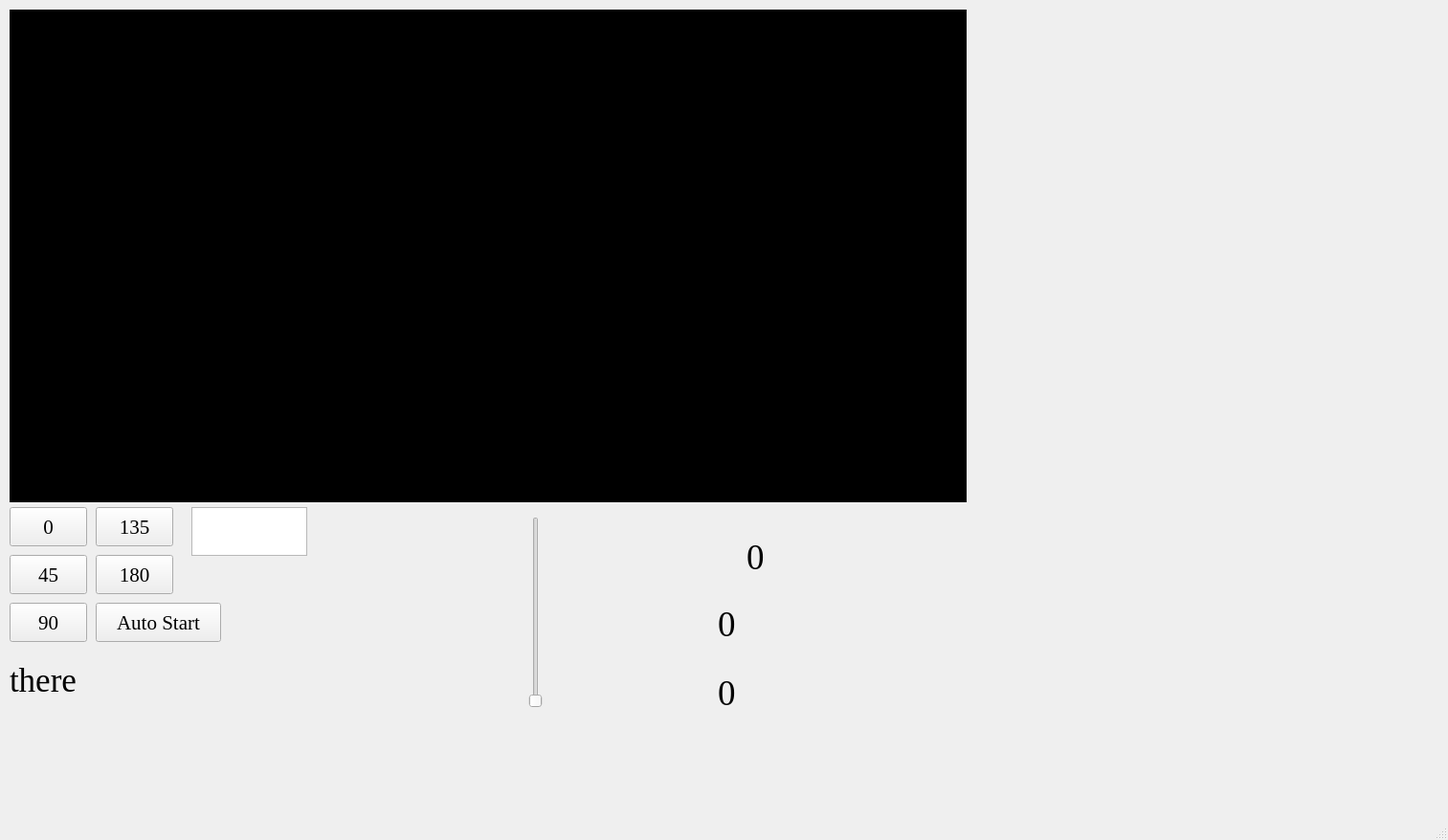
<?xml version="1.0" encoding="UTF-8"?>
<ui version="4.0">
 <class>MainWindow</class>
 <widget class="QMainWindow" name="MainWindow">
  <property name="geometry">
   <rect>
    <x>0</x>
    <y>0</y>
    <width>1513</width>
    <height>878</height>
   </rect>
  </property>
  <property name="windowTitle">
   <string>MainWindow</string>
  </property>
  <widget class="QWidget" name="centralwidget">
   <widget class="QLabel" name="heightLabel">
    <property name="geometry">
     <rect>
      <x>750</x>
      <y>700</y>
      <width>271</width>
      <height>51</height>
     </rect>
    </property>
    <property name="font">
     <font>
      <family>Times New Roman</family>
      <pointsize>28</pointsize>
     </font>
    </property>
    <property name="text">
     <string>&lt;html&gt;&lt;head/&gt;&lt;body&gt;&lt;p&gt;0&lt;/p&gt;&lt;/body&gt;&lt;/html&gt;</string>
    </property>
   </widget>
   <widget class="QSlider" name="verticalSlider">
    <property name="geometry">
     <rect>
      <x>510</x>
      <y>540</y>
      <width>100</width>
      <height>200</height>
     </rect>
    </property>
    <property name="minimumSize">
     <size>
      <width>100</width>
      <height>200</height>
     </size>
    </property>
    <property name="font">
     <font>
      <family>Arial</family>
     </font>
    </property>
    <property name="layoutDirection">
     <enum>Qt::LeftToRight</enum>
    </property>
    <property name="maximum">
     <number>180</number>
    </property>
   </widget>
   <widget class="QPushButton" name="button90">
    <property name="geometry">
     <rect>
      <x>10</x>
      <y>630</y>
      <width>81</width>
      <height>41</height>
     </rect>
    </property>
    <property name="font">
     <font>
      <family>Times New Roman</family>
      <pointsize>16</pointsize>
     </font>
    </property>
    <property name="text">
     <string>90</string>
    </property>
   </widget>
   <widget class="QPushButton" name="button135">
    <property name="geometry">
     <rect>
      <x>100</x>
      <y>530</y>
      <width>81</width>
      <height>41</height>
     </rect>
    </property>
    <property name="font">
     <font>
      <family>Times New Roman</family>
      <pointsize>16</pointsize>
     </font>
    </property>
    <property name="text">
     <string>135</string>
    </property>
   </widget>
   <widget class="QPushButton" name="button0">
    <property name="geometry">
     <rect>
      <x>10</x>
      <y>530</y>
      <width>81</width>
      <height>41</height>
     </rect>
    </property>
    <property name="font">
     <font>
      <family>Times New Roman</family>
      <pointsize>16</pointsize>
     </font>
    </property>
    <property name="text">
     <string>0</string>
    </property>
   </widget>
   <widget class="QPushButton" name="button_auto">
    <property name="geometry">
     <rect>
      <x>100</x>
      <y>630</y>
      <width>131</width>
      <height>41</height>
     </rect>
    </property>
    <property name="font">
     <font>
      <family>Times New Roman</family>
      <pointsize>16</pointsize>
     </font>
    </property>
    <property name="text">
     <string>Auto Start</string>
    </property>
   </widget>
   <widget class="QLabel" name="angleLabel">
    <property name="geometry">
     <rect>
      <x>780</x>
      <y>560</y>
      <width>721</width>
      <height>45</height>
     </rect>
    </property>
    <property name="maximumSize">
     <size>
      <width>1000</width>
      <height>45</height>
     </size>
    </property>
    <property name="font">
     <font>
      <family>Times New Roman</family>
      <pointsize>28</pointsize>
     </font>
    </property>
    <property name="autoFillBackground">
     <bool>false</bool>
    </property>
    <property name="text">
     <string>0</string>
    </property>
   </widget>
   <widget class="QPushButton" name="button180">
    <property name="geometry">
     <rect>
      <x>100</x>
      <y>580</y>
      <width>81</width>
      <height>41</height>
     </rect>
    </property>
    <property name="font">
     <font>
      <family>Times New Roman</family>
      <pointsize>16</pointsize>
     </font>
    </property>
    <property name="text">
     <string>180</string>
    </property>
   </widget>
   <widget class="QTextEdit" name="textEdit">
    <property name="geometry">
     <rect>
      <x>200</x>
      <y>530</y>
      <width>121</width>
      <height>51</height>
     </rect>
    </property>
    <property name="font">
     <font>
      <family>Times New Roman</family>
      <pointsize>18</pointsize>
     </font>
    </property>
   </widget>
   <widget class="QLabel" name="detectionStatusLabel">
    <property name="geometry">
     <rect>
      <x>10</x>
      <y>690</y>
      <width>471</width>
      <height>41</height>
     </rect>
    </property>
    <property name="font">
     <font>
      <family>Times New Roman</family>
      <pointsize>26</pointsize>
      <bold>false</bold>
     </font>
    </property>
    <property name="text">
     <string>there</string>
    </property>
   </widget>
   <widget class="QGraphicsView" name="graphicsView">
    <property name="geometry">
     <rect>
      <x>10</x>
      <y>10</y>
      <width>1000</width>
      <height>515</height>
     </rect>
    </property>
    <property name="minimumSize">
     <size>
      <width>1000</width>
      <height>515</height>
     </size>
    </property>
    <property name="maximumSize">
     <size>
      <width>1000</width>
      <height>515</height>
     </size>
    </property>
    <property name="palette">
     <palette>
      <active>
       <colorrole role="WindowText">
        <brush brushstyle="SolidPattern">
         <color alpha="255">
          <red>255</red>
          <green>255</green>
          <blue>255</blue>
         </color>
        </brush>
       </colorrole>
       <colorrole role="Button">
        <brush brushstyle="SolidPattern">
         <color alpha="255">
          <red>0</red>
          <green>0</green>
          <blue>0</blue>
         </color>
        </brush>
       </colorrole>
       <colorrole role="Light">
        <brush brushstyle="SolidPattern">
         <color alpha="255">
          <red>0</red>
          <green>0</green>
          <blue>0</blue>
         </color>
        </brush>
       </colorrole>
       <colorrole role="Midlight">
        <brush brushstyle="SolidPattern">
         <color alpha="255">
          <red>0</red>
          <green>0</green>
          <blue>0</blue>
         </color>
        </brush>
       </colorrole>
       <colorrole role="Dark">
        <brush brushstyle="SolidPattern">
         <color alpha="255">
          <red>0</red>
          <green>0</green>
          <blue>0</blue>
         </color>
        </brush>
       </colorrole>
       <colorrole role="Mid">
        <brush brushstyle="SolidPattern">
         <color alpha="255">
          <red>0</red>
          <green>0</green>
          <blue>0</blue>
         </color>
        </brush>
       </colorrole>
       <colorrole role="Text">
        <brush brushstyle="SolidPattern">
         <color alpha="255">
          <red>255</red>
          <green>255</green>
          <blue>255</blue>
         </color>
        </brush>
       </colorrole>
       <colorrole role="BrightText">
        <brush brushstyle="SolidPattern">
         <color alpha="255">
          <red>255</red>
          <green>255</green>
          <blue>255</blue>
         </color>
        </brush>
       </colorrole>
       <colorrole role="ButtonText">
        <brush brushstyle="SolidPattern">
         <color alpha="255">
          <red>255</red>
          <green>255</green>
          <blue>255</blue>
         </color>
        </brush>
       </colorrole>
       <colorrole role="Base">
        <brush brushstyle="SolidPattern">
         <color alpha="255">
          <red>0</red>
          <green>0</green>
          <blue>0</blue>
         </color>
        </brush>
       </colorrole>
       <colorrole role="Window">
        <brush brushstyle="SolidPattern">
         <color alpha="255">
          <red>0</red>
          <green>0</green>
          <blue>0</blue>
         </color>
        </brush>
       </colorrole>
       <colorrole role="Shadow">
        <brush brushstyle="SolidPattern">
         <color alpha="255">
          <red>0</red>
          <green>0</green>
          <blue>0</blue>
         </color>
        </brush>
       </colorrole>
       <colorrole role="AlternateBase">
        <brush brushstyle="SolidPattern">
         <color alpha="255">
          <red>0</red>
          <green>0</green>
          <blue>0</blue>
         </color>
        </brush>
       </colorrole>
       <colorrole role="ToolTipBase">
        <brush brushstyle="SolidPattern">
         <color alpha="255">
          <red>255</red>
          <green>255</green>
          <blue>220</blue>
         </color>
        </brush>
       </colorrole>
       <colorrole role="ToolTipText">
        <brush brushstyle="SolidPattern">
         <color alpha="255">
          <red>0</red>
          <green>0</green>
          <blue>0</blue>
         </color>
        </brush>
       </colorrole>
       <colorrole role="PlaceholderText">
        <brush brushstyle="SolidPattern">
         <color alpha="127">
          <red>255</red>
          <green>255</green>
          <blue>255</blue>
         </color>
        </brush>
       </colorrole>
       <colorrole role="Accent">
        <brush brushstyle="SolidPattern">
         <color alpha="255">
          <red>0</red>
          <green>0</green>
          <blue>0</blue>
         </color>
        </brush>
       </colorrole>
      </active>
      <inactive>
       <colorrole role="WindowText">
        <brush brushstyle="SolidPattern">
         <color alpha="255">
          <red>255</red>
          <green>255</green>
          <blue>255</blue>
         </color>
        </brush>
       </colorrole>
       <colorrole role="Button">
        <brush brushstyle="SolidPattern">
         <color alpha="255">
          <red>0</red>
          <green>0</green>
          <blue>0</blue>
         </color>
        </brush>
       </colorrole>
       <colorrole role="Light">
        <brush brushstyle="SolidPattern">
         <color alpha="255">
          <red>0</red>
          <green>0</green>
          <blue>0</blue>
         </color>
        </brush>
       </colorrole>
       <colorrole role="Midlight">
        <brush brushstyle="SolidPattern">
         <color alpha="255">
          <red>0</red>
          <green>0</green>
          <blue>0</blue>
         </color>
        </brush>
       </colorrole>
       <colorrole role="Dark">
        <brush brushstyle="SolidPattern">
         <color alpha="255">
          <red>0</red>
          <green>0</green>
          <blue>0</blue>
         </color>
        </brush>
       </colorrole>
       <colorrole role="Mid">
        <brush brushstyle="SolidPattern">
         <color alpha="255">
          <red>0</red>
          <green>0</green>
          <blue>0</blue>
         </color>
        </brush>
       </colorrole>
       <colorrole role="Text">
        <brush brushstyle="SolidPattern">
         <color alpha="255">
          <red>255</red>
          <green>255</green>
          <blue>255</blue>
         </color>
        </brush>
       </colorrole>
       <colorrole role="BrightText">
        <brush brushstyle="SolidPattern">
         <color alpha="255">
          <red>255</red>
          <green>255</green>
          <blue>255</blue>
         </color>
        </brush>
       </colorrole>
       <colorrole role="ButtonText">
        <brush brushstyle="SolidPattern">
         <color alpha="255">
          <red>255</red>
          <green>255</green>
          <blue>255</blue>
         </color>
        </brush>
       </colorrole>
       <colorrole role="Base">
        <brush brushstyle="SolidPattern">
         <color alpha="255">
          <red>0</red>
          <green>0</green>
          <blue>0</blue>
         </color>
        </brush>
       </colorrole>
       <colorrole role="Window">
        <brush brushstyle="SolidPattern">
         <color alpha="255">
          <red>0</red>
          <green>0</green>
          <blue>0</blue>
         </color>
        </brush>
       </colorrole>
       <colorrole role="Shadow">
        <brush brushstyle="SolidPattern">
         <color alpha="255">
          <red>0</red>
          <green>0</green>
          <blue>0</blue>
         </color>
        </brush>
       </colorrole>
       <colorrole role="AlternateBase">
        <brush brushstyle="SolidPattern">
         <color alpha="255">
          <red>0</red>
          <green>0</green>
          <blue>0</blue>
         </color>
        </brush>
       </colorrole>
       <colorrole role="ToolTipBase">
        <brush brushstyle="SolidPattern">
         <color alpha="255">
          <red>255</red>
          <green>255</green>
          <blue>220</blue>
         </color>
        </brush>
       </colorrole>
       <colorrole role="ToolTipText">
        <brush brushstyle="SolidPattern">
         <color alpha="255">
          <red>0</red>
          <green>0</green>
          <blue>0</blue>
         </color>
        </brush>
       </colorrole>
       <colorrole role="PlaceholderText">
        <brush brushstyle="SolidPattern">
         <color alpha="127">
          <red>255</red>
          <green>255</green>
          <blue>255</blue>
         </color>
        </brush>
       </colorrole>
       <colorrole role="Accent">
        <brush brushstyle="SolidPattern">
         <color alpha="255">
          <red>0</red>
          <green>0</green>
          <blue>0</blue>
         </color>
        </brush>
       </colorrole>
      </inactive>
      <disabled>
       <colorrole role="WindowText">
        <brush brushstyle="SolidPattern">
         <color alpha="255">
          <red>0</red>
          <green>0</green>
          <blue>0</blue>
         </color>
        </brush>
       </colorrole>
       <colorrole role="Button">
        <brush brushstyle="SolidPattern">
         <color alpha="255">
          <red>0</red>
          <green>0</green>
          <blue>0</blue>
         </color>
        </brush>
       </colorrole>
       <colorrole role="Light">
        <brush brushstyle="SolidPattern">
         <color alpha="255">
          <red>0</red>
          <green>0</green>
          <blue>0</blue>
         </color>
        </brush>
       </colorrole>
       <colorrole role="Midlight">
        <brush brushstyle="SolidPattern">
         <color alpha="255">
          <red>0</red>
          <green>0</green>
          <blue>0</blue>
         </color>
        </brush>
       </colorrole>
       <colorrole role="Dark">
        <brush brushstyle="SolidPattern">
         <color alpha="255">
          <red>0</red>
          <green>0</green>
          <blue>0</blue>
         </color>
        </brush>
       </colorrole>
       <colorrole role="Mid">
        <brush brushstyle="SolidPattern">
         <color alpha="255">
          <red>0</red>
          <green>0</green>
          <blue>0</blue>
         </color>
        </brush>
       </colorrole>
       <colorrole role="Text">
        <brush brushstyle="SolidPattern">
         <color alpha="255">
          <red>0</red>
          <green>0</green>
          <blue>0</blue>
         </color>
        </brush>
       </colorrole>
       <colorrole role="BrightText">
        <brush brushstyle="SolidPattern">
         <color alpha="255">
          <red>255</red>
          <green>255</green>
          <blue>255</blue>
         </color>
        </brush>
       </colorrole>
       <colorrole role="ButtonText">
        <brush brushstyle="SolidPattern">
         <color alpha="255">
          <red>0</red>
          <green>0</green>
          <blue>0</blue>
         </color>
        </brush>
       </colorrole>
       <colorrole role="Base">
        <brush brushstyle="SolidPattern">
         <color alpha="255">
          <red>0</red>
          <green>0</green>
          <blue>0</blue>
         </color>
        </brush>
       </colorrole>
       <colorrole role="Window">
        <brush brushstyle="SolidPattern">
         <color alpha="255">
          <red>0</red>
          <green>0</green>
          <blue>0</blue>
         </color>
        </brush>
       </colorrole>
       <colorrole role="Shadow">
        <brush brushstyle="SolidPattern">
         <color alpha="255">
          <red>0</red>
          <green>0</green>
          <blue>0</blue>
         </color>
        </brush>
       </colorrole>
       <colorrole role="AlternateBase">
        <brush brushstyle="SolidPattern">
         <color alpha="255">
          <red>0</red>
          <green>0</green>
          <blue>0</blue>
         </color>
        </brush>
       </colorrole>
       <colorrole role="ToolTipBase">
        <brush brushstyle="SolidPattern">
         <color alpha="255">
          <red>255</red>
          <green>255</green>
          <blue>220</blue>
         </color>
        </brush>
       </colorrole>
       <colorrole role="ToolTipText">
        <brush brushstyle="SolidPattern">
         <color alpha="255">
          <red>0</red>
          <green>0</green>
          <blue>0</blue>
         </color>
        </brush>
       </colorrole>
       <colorrole role="PlaceholderText">
        <brush brushstyle="SolidPattern">
         <color alpha="127">
          <red>0</red>
          <green>0</green>
          <blue>0</blue>
         </color>
        </brush>
       </colorrole>
       <colorrole role="Accent">
        <brush brushstyle="SolidPattern">
         <color alpha="255">
          <red>0</red>
          <green>0</green>
          <blue>0</blue>
         </color>
        </brush>
       </colorrole>
      </disabled>
     </palette>
    </property>
   </widget>
   <widget class="QPushButton" name="button45">
    <property name="geometry">
     <rect>
      <x>10</x>
      <y>580</y>
      <width>81</width>
      <height>41</height>
     </rect>
    </property>
    <property name="font">
     <font>
      <family>Times New Roman</family>
      <pointsize>16</pointsize>
     </font>
    </property>
    <property name="text">
     <string>45</string>
    </property>
   </widget>
   <widget class="QLabel" name="rangeLabel">
    <property name="geometry">
     <rect>
      <x>750</x>
      <y>630</y>
      <width>250</width>
      <height>45</height>
     </rect>
    </property>
    <property name="maximumSize">
     <size>
      <width>250</width>
      <height>45</height>
     </size>
    </property>
    <property name="font">
     <font>
      <family>Times New Roman</family>
      <pointsize>28</pointsize>
     </font>
    </property>
    <property name="text">
     <string>0</string>
    </property>
   </widget>
  </widget>
  <widget class="QMenuBar" name="menubar">
   <property name="geometry">
    <rect>
     <x>0</x>
     <y>0</y>
     <width>1513</width>
     <height>25</height>
    </rect>
   </property>
  </widget>
  <widget class="QStatusBar" name="statusbar"/>
 </widget>
 <resources/>
 <connections/>
</ui>
